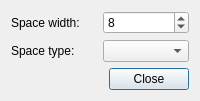
<?xml version="1.0" encoding="UTF-8"?>
<ui version="4.0">
 <class>SpacerConfiguration</class>
 <widget class="QDialog" name="SpacerConfiguration">
  <property name="geometry">
   <rect>
    <x>0</x>
    <y>0</y>
   </rect>
  </property>
  <property name="windowTitle">
   <string>Spacer Settings</string>
  </property>
  <layout class="QGridLayout" name="gridLayout">
   <item row="0" column="0">
    <widget class="QLabel" name="labelSize">
     <property name="text">
      <string>Space width:</string>
     </property>
    </widget>
   </item>
   <item row="0" column="1">
    <widget class="QSpinBox" name="sizeSB">
     <property name="minimum">
      <number>4</number>
     </property>
     <property name="maximum">
      <number>2048</number>
     </property>
     <property name="value">
      <number>8</number>
     </property>
    </widget>
   </item>
   <item row="1" column="0">
    <widget class="QLabel" name="labelType">
     <property name="text">
      <string>Space type:</string>
     </property>
    </widget>
   </item>
   <item row="1" column="1">
    <widget class="QComboBox" name="typeCB">
     <property name="editable">
      <bool>false</bool>
     </property>
    </widget>
   </item>
   <item row="2" column="0" colspan="2">
    <widget class="QDialogButtonBox" name="buttons">
     <property name="orientation">
      <enum>Qt::Horizontal</enum>
     </property>
     <property name="standardButtons">
      <set>QDialogButtonBox::Close</set>
     </property>
    </widget>
   </item>
  </layout>
 </widget>
 <resources/>
 <connections>
  <connection>
   <sender>buttons</sender>
   <signal>clicked(QAbstractButton*)</signal>
   <receiver>SpacerConfiguration</receiver>
   <slot>close()</slot>
  </connection>
 </connections>
</ui>
